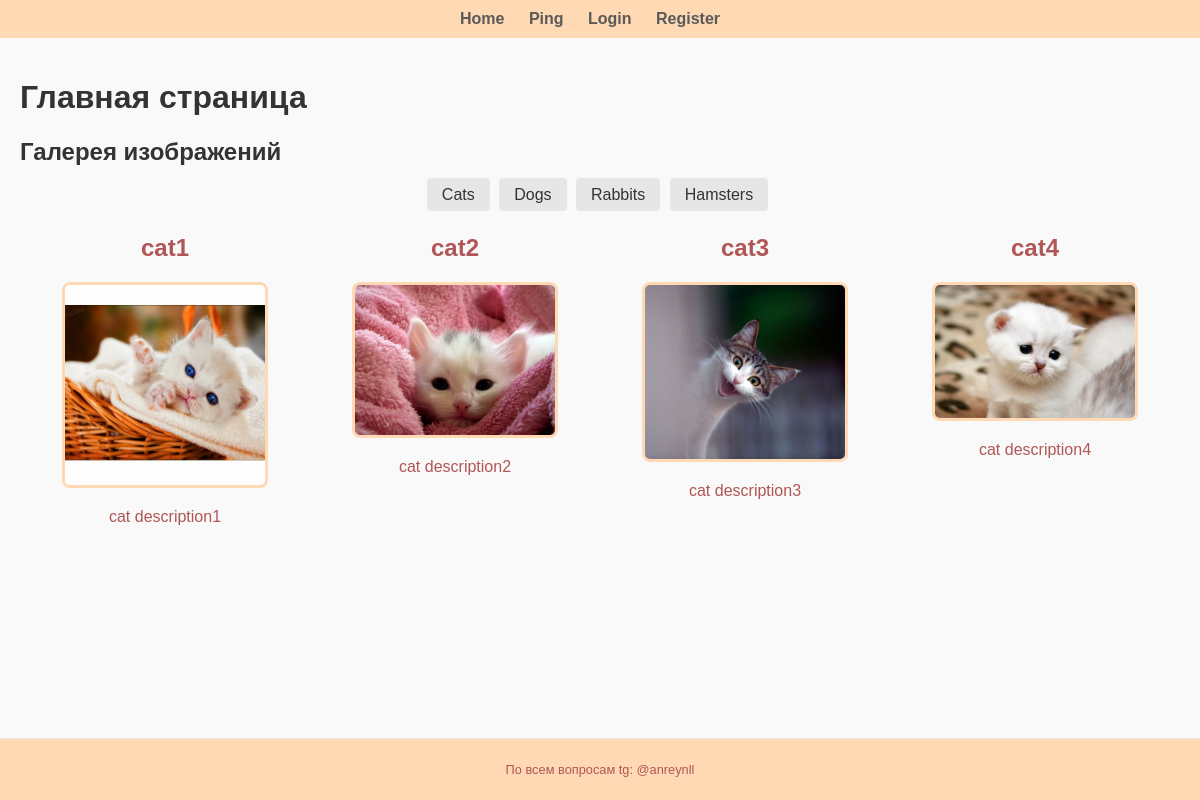
The page / on the database its author committed.
### tables this page shows
CREATE TABLE animals (
    animal_id INTEGER PRIMARY KEY AUTOINCREMENT,
    category TEXT NOT NULL,
    name TEXT NOT NULL,
    image_path TEXT NOT NULL,
    description TEXT
);

### main.py (the view)
@app.route('/')
def index():
    category = request.args.get('category')
    db = get_db()
    if category:
        query = f"SELECT * FROM animals WHERE category = '{category}'"
        images = db.execute(query).fetchall()
    else:
        images = db.execute('SELECT * FROM animals LIMIT 4').fetchall()
    return render_template('index.html', images=images, selected_category=category)

### main.py (called while the page is built)
def get_db():
    db = getattr(g, '_database', None)
    if db is None:
        db = g._database = sqlite3.connect(DATABASE)
    return db

@app.teardown_appcontext
def close_connection(exception):
    db = getattr(g, '_database', None)
    if db is not None:
        db.close()

@app.teardown_appcontext
def close_connection(exception):
    db = getattr(g, '_database', None)
    if db is not None:
        db.close()

### templates/index.html (shortened to what this page needs)
{% extends "base.html" %}
{% block content %}
    <h1>Главная страница</h1>
    <h2>Галерея изображений</h2>
    <div class="filter-buttons">
        <a href="{{ url_for('index', category='cat') }}">Cats</a>
        <a href="{{ url_for('index', category='dog') }}">Dogs</a>
        <a href="{{ url_for('index', category='rabbit') }}">Rabbits</a>
        <a href="{{ url_for('index', category='hamster') }}">Hamsters</a>
    </div>
    <div class="image-gallery">
        {% for image in images %}
            <div>
                <h2>{{ image[2] }}</h2>
                <img src="{{ url_for('load_image', filename=image[3]) }}" alt="{{ image[4] }}" width="200" height="200">
                <p>{{ image[4] }}</p>
            </div>
        {% endfor %}
    </div>
{% endblock %}

### templates/base.html (shortened to what this page needs)
<!DOCTYPE html>
<html>
<head>
    <link rel="stylesheet" href="{{ url_for('static', filename='style.css') }}">
</head>
<body>
    <header>
        <nav>
            <ul>
                <li><a href="{{ url_for('index') }}">Home</a></li>
                <li><a href="{{ url_for('ping') }}">Ping</a></li>
                {% if 'username' in session %}
                    <li><a href="{{ url_for('user_profile', username=session['username']) }}">Profile</a></li>
                    <li><a href="{{ url_for('logout') }}">Logout</a></li>
                {% else %}
                    <li><a href="{{ url_for('login') }}">Login</a></li>
                    <li><a href="{{ url_for('register') }}">Register</a></li>
                {% endif %}
            </ul>
        </nav>
    </header>
    <main>
        {% block content %}
        {% endblock %}
    </main>
    <footer>
        <p>По всем вопросам tg: @anreynll</p>
    </footer>
</body>
</html>

### static/style.css (style rules this page uses)
body { font-family: 'Arial', sans-serif; margin: 0; padding: 0; background-color: #f9f9f9; color: #333; }
header, footer { background-color: #ffd9b3; color: #333; padding: 10px 0; text-align: center; }
nav ul { list-style-type: none; margin: 0; padding: 0; }
nav ul li { display: inline; margin-right: 20px; }
nav ul li a { text-decoration: none; color: #5a5a5a; font-weight: bold; }
main { padding: 20px; min-height: 400px; }
footer { font-size: 0.8em; border-top: 1px solid #e6e6e6; margin-top: 20px; }
.filter-buttons a { text-decoration: none; padding: 8px 15px; background-color: #e6e6e6; color: #333; border-radius: 4px; margin-right: 5px; }
.image-gallery { display: flex; flex-wrap: wrap; justify-content: space-around; }
.image-gallery div { margin: 10px; text-align: center; }
.image-gallery img { border: 3px solid #ffd9b3; border-radius: 8px; max-width: 100%; height: auto; }
html, body { height: 100%; display: flex; flex-direction: column; }
main { flex: 1; }
p, div { text-align: center; color: #b05656; }

### rows shown on the page
animals: name "cat1", image_path (picture), description "cat description1"
animals: name "cat2", image_path (picture), description "cat description2"
animals: name "cat3", image_path (picture), description "cat description3"
animals: name "cat4", image_path (picture), description "cat description4"
